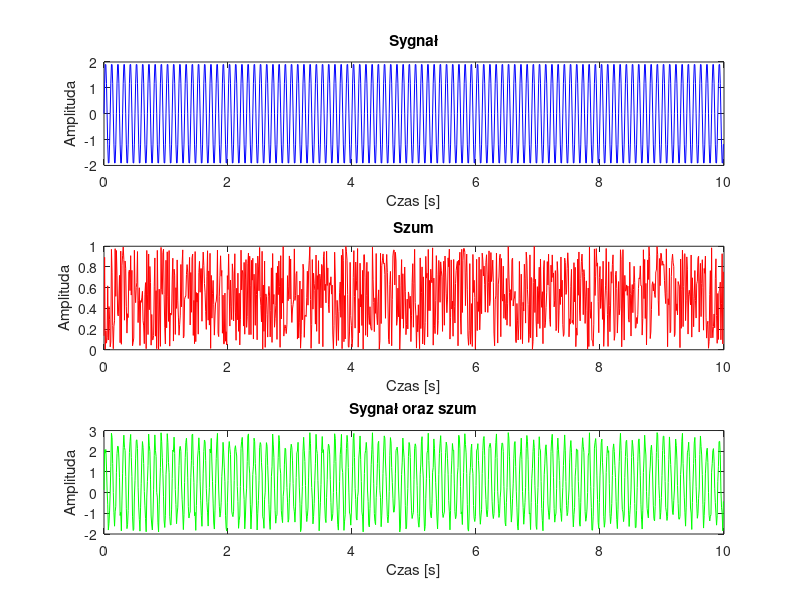

MATLAB code to generate this figure:
fp = 100;
f1 = 10;
fi1 = 0;
A1 = 2;


% Ilość próbek
N = 1000;

% Wektor czasu
t = 0:1/fp:(N-1)/fp;

% Generowanie sygnału
x = A1*sin(2*pi*f1*t + fi1);

% Generowanie sygnału losowego z rozkładu równomierniego
szum = rand(size(x));

subplot(3,1,1);
plot(t,x,'b');
title('Sygnał');
xlabel('Czas [s]');
ylabel('Amplituda');

subplot(3,1,2);
plot(t,szum, 'r');
title('Szum');
xlabel('Czas [s]');
ylabel('Amplituda');

subplot(3,1,3);
plot(t, x + szum, 'g');
title('Sygnał oraz szum');
xlabel('Czas [s]');
ylabel('Amplituda');